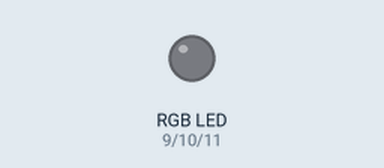
Simulated run of this sketch. Board: Arduino Uno, built with avr-gcc and run on an emulated ATmega328P. Parts: an RGB LED mixed from three pins (HIGH = lit).

Above: at 0.5 s.
At 2.5 s:
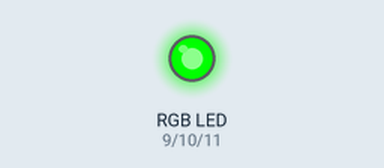
At 3.5 s:
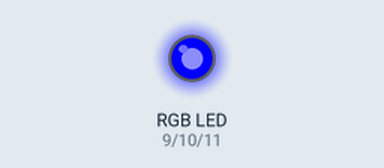
At 4.5 s:
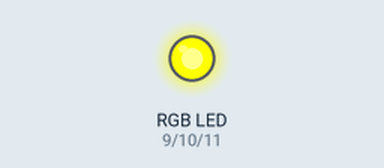
At 6.5 s:
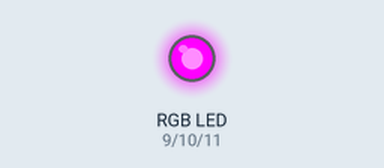
At 9.5 s:
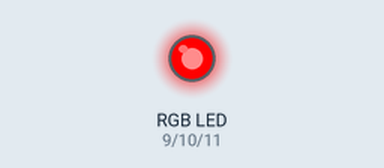
Timing chart, 0 to 10.4 s (numbered marks = the images above):
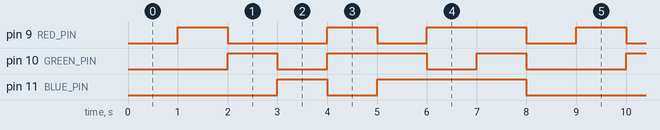

The sketch:

RGBLED.ino
```cpp
const int RED_PIN = 9;
const int GREEN_PIN = 10;
const int BLUE_PIN = 11;

void setup(){
   pinMode(RED_PIN, OUTPUT);
   pinMode(GREEN_PIN, OUTPUT);
   pinMode(BLUE_PIN, OUTPUT);
}

void loop(){
  ActivateRGBWithDelay(LOW,LOW,LOW,1000);//None
  ActivateRGBWithDelay(HIGH,LOW,LOW,1000);//Red
  ActivateRGBWithDelay(LOW,HIGH,LOW,1000);//Green
  ActivateRGBWithDelay(LOW,LOW,HIGH,1000);//Blue
  ActivateRGBWithDelay(HIGH,HIGH,LOW,1000);//Yellow: Red and Green
  ActivateRGBWithDelay(LOW,HIGH,HIGH,1000);//Cyan: Green and Blue
  ActivateRGBWithDelay(HIGH,LOW,HIGH,1000);//Purple
  ActivateRGBWithDelay(HIGH,HIGH,HIGH,1000);//White
}

void ActivateRGBWithDelay(int red, int green, int blue, int timeout){
  if(red != HIGH && red != LOW) red = LOW;
  if(green != HIGH && green != LOW) green = LOW;
  if(blue != HIGH && blue != LOW) blue = LOW;
  digitalWrite(RED_PIN,red);
  digitalWrite(GREEN_PIN,green);
  digitalWrite(BLUE_PIN,blue);
  delay(timeout);
}
```

Measured:
- by itself, pin 9 (RED_PIN): repeats every 8.0 s: LOW 2.0 s, HIGH 1.0 s, LOW 1.0 s, HIGH 2.0 s, LOW 1.0 s, HIGH 1.0 s
- by itself, pin 10 (GREEN_PIN): repeats every 8.0 s: LOW 1.0 s, HIGH 2.0 s, LOW 1.0 s, HIGH 1.0 s, LOW 2.0 s, HIGH 1.0 s
- by itself, pin 11 (BLUE_PIN): repeats every 8.0 s: LOW 1.0 s, HIGH 3.0 s, LOW 3.0 s, HIGH 1.0 s
